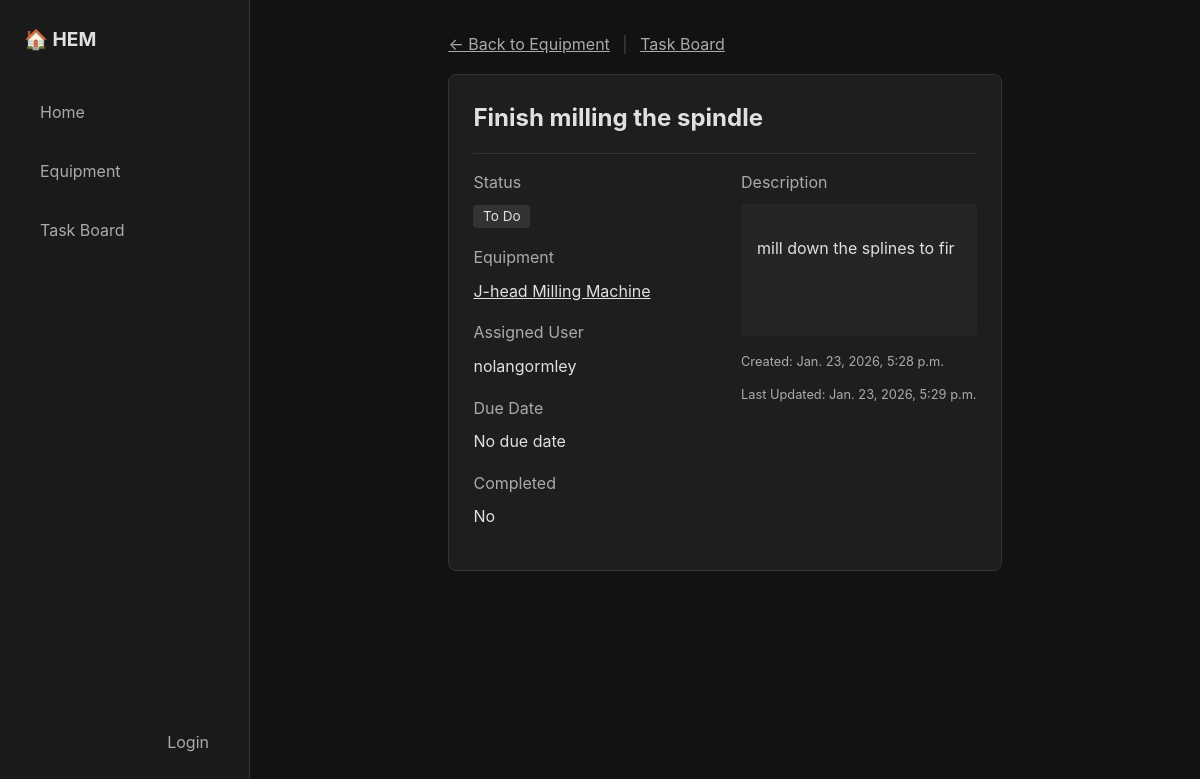
The app's page /task/4/ with its own data.
### equipment/models.py (models this page shows, shortened)
class Task(models.Model):
    assignee = models.ForeignKey('auth.User', on_delete=models.SET_NULL, null=True, blank=True, related_name='assigned_tasks', help_text='User assigned to this task')
    STATUS_CHOICES = [
        ('icebox', 'Icebox'),
        ('todo', 'To Do'),
        ('in_progress', 'In Progress'),
        ('done', 'Done'),
    ]
    equipment = models.ForeignKey(Equipment, on_delete=models.CASCADE, related_name='tasks')
    title = models.CharField(max_length=200)
    description = models.TextField(blank=True)
    due_date = models.DateField(blank=True, null=True)
    completed = models.BooleanField(default=False)
    status = models.CharField(max_length=20, choices=STATUS_CHOICES, default='todo')
    created_at = models.DateTimeField(auto_now_add=True)
    updated_at = models.DateTimeField(auto_now=True)
    RECURRENCE_CHOICES = [
        (None, 'Does not repeat'),
        ('daily', 'Daily'),
        ('weekly', 'Weekly'),
        ('monthly', 'Monthly'),
        ('yearly', 'Yearly'),
    ]
    recurrence = models.CharField(max_length=10, choices=RECURRENCE_CHOICES, blank=True, null=True, default=None)
    next_due_date = models.DateField(blank=True, null=True, help_text="Next due date for recurring tasks")

class Equipment(models.Model):
    STATUS_CHOICES = [
        ('active', 'Active'),
        ('maintenance', 'Needs Maintenance'),
        ('broken', 'Broken'),
        ('stored', 'Stored'),
        ('retired', 'Retired'),
    ]
    name = models.CharField(max_length=200)
    description = models.TextField(blank=True)
    status = models.CharField(max_length=20, choices=STATUS_CHOICES, default='active')
    image = models.ImageField(upload_to='equipment/', blank=True, null=True)
    location = models.CharField(max_length=200, blank=True)
    purchase_date = models.DateField(blank=True, null=True)
    created_at = models.DateTimeField(auto_now_add=True)
    updated_at = models.DateTimeField(auto_now=True)

### equipment/views.py (the view)
# urls.py: path('task/<int:pk>/', views.task_detail, name='task_detail'),
def task_detail(request, pk):
    task = get_object_or_404(Task, pk=pk)
    if request.headers.get('HX-Request'):
        return render(request, 'equipment/partials/task_detail_view.html', {'task': task})
    return render(request, 'equipment/task_detail.html', {'task': task})

### templates/equipment/task_detail.html (shortened to what this page needs)
{% extends 'base.html' %}
{% block content %}
<div style="max-width: 800px; margin: 0 auto;">
    <div style="margin-bottom: 1rem;">
        <a href="{% url 'equipment_detail' task.equipment.pk %}" class="text-secondary">&larr; Back to Equipment</a>
        <span style="margin: 0 0.5rem; color: #444;">|</span>
        <a href="{% url 'kanban_board' %}" class="text-secondary">Task Board</a>
    </div>
    <div id="task-container" class="card">
        {% include 'equipment/partials/task_detail_view.html' %}
    </div>
</div>
{% endblock %}

### templates/equipment/partials/task_detail_view.html (shortened to what this page needs)
<div class="flex flex-between"
    style="border-bottom: 1px solid var(--border); padding-bottom: 1rem; margin-bottom: 1rem;">
    <h1 style="margin: 0; font-size: 1.5rem;">{{ task.title }}</h1>
</div>
<div class="grid" style="grid-template-columns: 1fr 1fr; gap: 2rem;">
    <div>
        <label>Status</label>
        <div style="margin-bottom: 1rem;">
            <span class="status-badge status-{{ task.status }}">{{ task.get_status_display }}</span>
        </div>
        <label>Equipment</label>
        <p style="margin-top: 0;"><a href="{% url 'equipment_detail' task.equipment.pk %}"
                style="color: var(--text-primary);">{{ task.equipment.name }}</a></p>
        <label>Assigned User</label>
        <p style="margin-top: 0;">
            {% if task.assignee %}
                {{ task.assignee.get_full_name|default:task.assignee.username }}
            {% else %}
                <span class="text-secondary">Unassigned</span>
            {% endif %}
        </p>
        <label>Due Date</label>
        <p style="margin-top: 0;">{{ task.due_date|default:"No due date" }}</p>
        <label>Completed</label>
        <p style="margin-top: 0;">{{ task.completed|yesno:"Yes,No" }}</p>
    </div>
    <div>
        <label>Description</label>
        <div style="background: #252525; padding: 1rem; border-radius: 4px; min-height: 100px;">
            {{ task.description|linebreaks|default:"No description provided." }}
        </div>
        <div style="margin-top: 1rem; font-size: 0.8rem; color: var(--text-secondary);">
            <p>Created: {{ task.created_at }}</p>
            <p>Last Updated: {{ task.updated_at }}</p>
        </div>
    </div>
</div>

### templates/base.html (style rules this page uses)
:root { --bg-body: #121212; --bg-card: #1E1E1E; --text-primary: #E0E0E0; --text-secondary: #AAAAAA; --accent: #4CAF50; --accent-hover: #45a049; --danger: #e57373; --border: #333; --font-family: 'Inter', system-ui, -apple-system, sans-serif; }
body { font-family: var(--font-family); background-color: var(--bg-body); color: var(--text-primary); margin: 0; padding: 0; line-height: 1.6; }
.card { background-color: var(--bg-card); border: 1px solid var(--border); border-radius: 8px; padding: 1.5rem; margin-bottom: 1.5rem; }
label { display: block; margin-bottom: 0.5rem; color: var(--text-secondary); }
.grid { display: grid; grid-template-columns: repeat(3, 1fr); gap: 1.5rem; }
.flex { display: flex; gap: 1rem; align-items: center; }
.flex-between { justify-content: space-between; }
.text-secondary { color: var(--text-secondary); }
.status-badge { padding: 0.2rem 0.6rem; border-radius: 4px; font-size: 0.85rem; background: #333; }

### records on screen
Task: title "Finish milling the spindle", status "To Do", equipment.name "J-head Milling Machine", assignee.get_full_name "nolangormley", due_date "No due date", completed "No", description "mill down the splines to fir", created_at "Jan. 23, 2026, 5:28 p.m.", updated_at "Jan. 23, 2026, 5:29 p.m."
